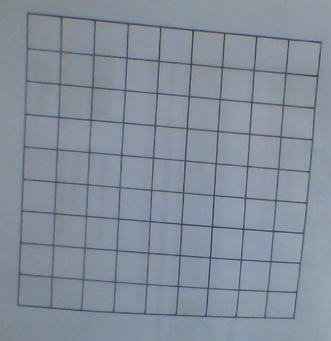
#> input picture sudoku_grid3.png, 331 x 341 px
$ python convex_hull.py
#> lines starting #> are read from the running program, lines starting #| are printed output that depends on the picture; after the words box and inside, x2 and y2 are one past the last pixel; in counts of white or black regions, pixels touching at a corner belong together
import cv2
import numpy as np

img = cv2.imread('sudoku_grid3.png')
#> img is the input picture: shape (341, 331, 3); mean B, G, R 155.7, 142.7, 132.5
img_gray = cv2.cvtColor(img,cv2.COLOR_BGR2GRAY)
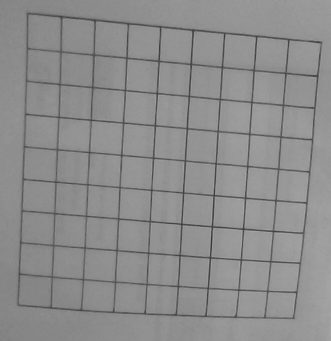
#> img_gray: shape (341, 331); min 51, max 173, mean 141.2
# ret, thresh = cv2.threshold(img_gray, 127, 255,0)
# img_gray = cv2.GaussianBlur(img_gray, (3, 3), 0)

thresh = cv2.adaptiveThreshold(img_gray, 255, cv2.ADAPTIVE_THRESH_GAUSSIAN_C,\
             cv2.THRESH_BINARY_INV, 35, 12)
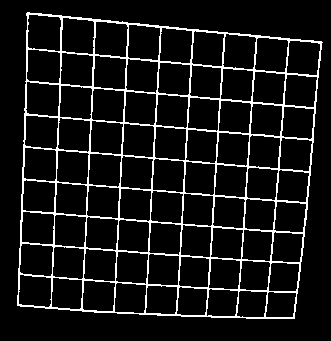
#> thresh: shape (341, 331); 9.2% white in thin lines or dots, all inside (x1, y1, x2, y2) = (17, 12, 323, 319)
contours,hierarchy = cv2.findContours(thresh,2,1)
#> contours = 82 contours; largest, box (x1, y1, x2, y2) and area: (17, 12, 323, 319) 82300, (27, 14, 62, 52) 1125, (61, 17, 95, 55) 1096, (94, 21, 129, 58) 1080, (127, 24, 161, 61) 1052
cnt = contours[0]
#> cnt = contour of 1141 points, box (x1, y1, x2, y2) (17, 12, 323, 319), area 82300

hull = cv2.convexHull(cnt,returnPoints = False)
#> hull = 22 values, max 1139 at index 0, min 0 at index 21, mean 579.4
defects = cv2.convexityDefects(cnt,hull)
#> defects = 17 rows, first 6: [1, 283, 71, 572], [293, 296, 295, 162], [296, 370, 309, 269], [370, 433, 414, 280], [433, 457, 456, 245], [457, 487, 486, 247]

for i in range(defects.shape[0]):
    s,e,f,d = defects[i,0]
    start = tuple(cnt[s][0])
    end = tuple(cnt[e][0])
    far = tuple(cnt[f][0])
    cv2.line(img,start,end,[0,255,0],2)
    cv2.circle(img,far,5,[0,0,255],-1)
#> this loop made 17 passes
#> (s, e, f, d, start, end, far) on passes 1 to 12: (1, 283, 71, 572, (26, 13), (17, 295), (26, 83)), (293, 296, 295, 162, (17, 305), (20, 306), (19, 305)), (296, 370, 309, 269, (20, 306), (94, 312), (33, 306)), (370, 433, 414, 280, (94, 312), (157, 315), (138, 313)), (433, 457, 456, 245, (157, 315), (181, 316), (180, 315)), (457, 487, 486, 247, (181, 316), (211, 317), (210, 316)), (487, 522, 521, 249, (211, 317), (246, 318), (245, 317)), (570, 577, 576, 217, (294, 318), (295, 311), (294, 312)), (577, 608, 594, 303, (295, 311), (299, 280), (296, 294)), (608, 641, 626, 300, (299, 280), (303, 247), (300, 262)), (641, 669, 662, 318, (303, 247), (306, 219), (304, 226)), (669, 679, 678, 229, (306, 219), (307, 209), (306, 210))
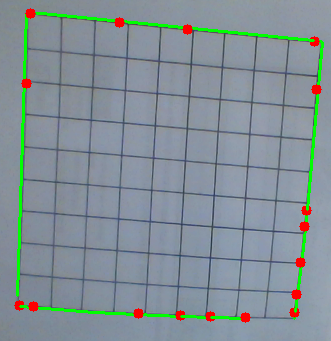
#> img: shape (341, 331, 3); 3.68% of pixels changed, all inside (x1, y1, x2, y2) = (14, 8, 324, 323)

cv2.imshow('thresh',thresh)
# cv2.imshow("img", img)
cv2.waitKey(0)
cv2.destroyAllWindows()
